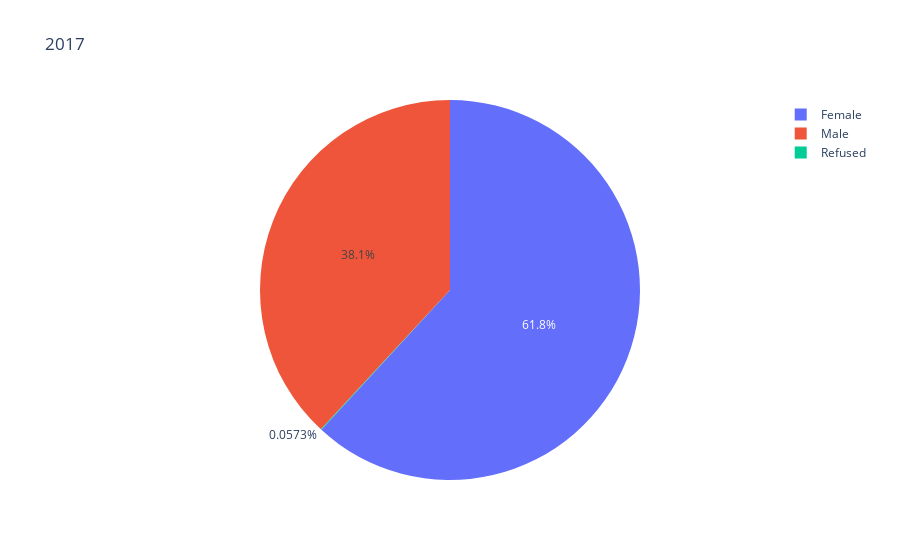

Notebook source saved alongside this figure:
### Markdown cell above
#### No of Respondants per Gender

### Code cell
gen_2017 = df2017_comb["gender"].value_counts()
gen_2017_labels = (np.array(gen_2017.index))
gen_2017_sizes = (np.array((gen_2017 / gen_2017.sum())*100))


fig = px.pie(names=gen_2017_labels, values=gen_2017_sizes, title="2017")
fig.show()

### Figure 1 — Plotly figure (JSON) as saved in the notebook; plotly's stock layout.template omitted (floating-point values rounded to 4 significant figures)
{"data": [{"domain": {"x": [0, 1], "y": [0, 1]}, "hovertemplate": "label=%{label}<br>value=%{value}<extra></extra>", "labels": ["Female", "Male", "Refused"], "legendgroup": "", "name": "", "showlegend": true, "type": "pie", "values": [61.84, 38.11, 0.05728]}], "layout": {"legend": {"tracegroupgap": 0}, "title": {"text": "2017"}}}
